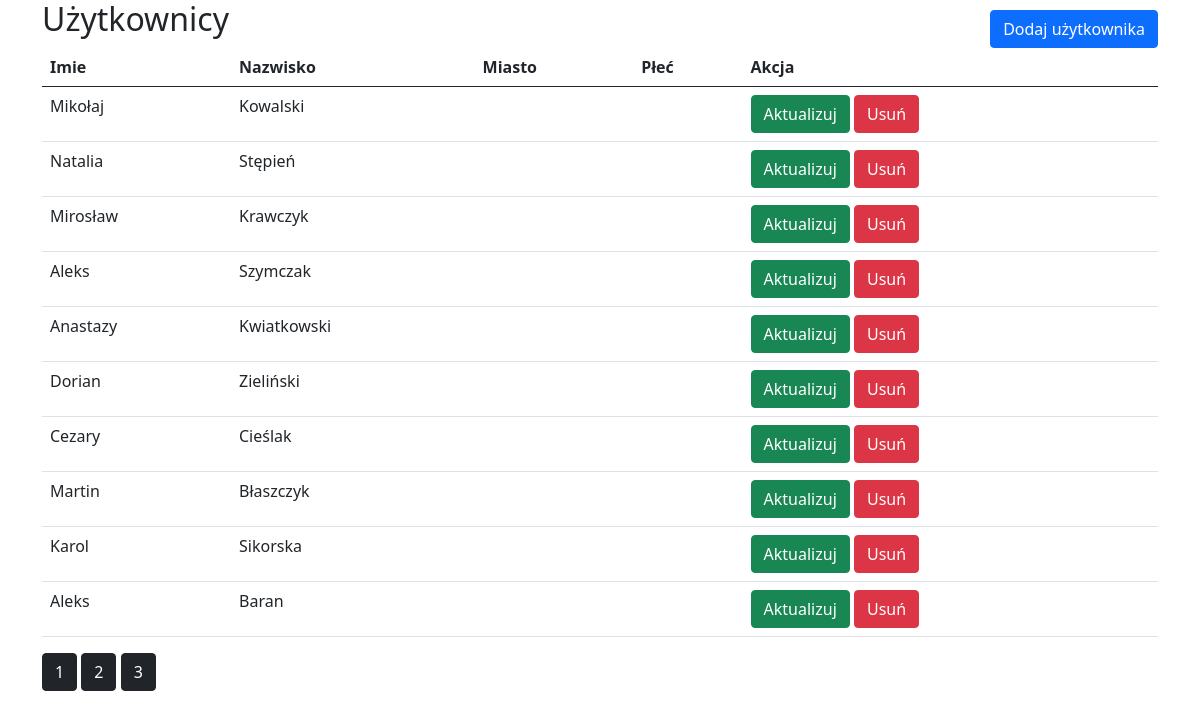
The page /Crud/index.php on the database as committed earlier.
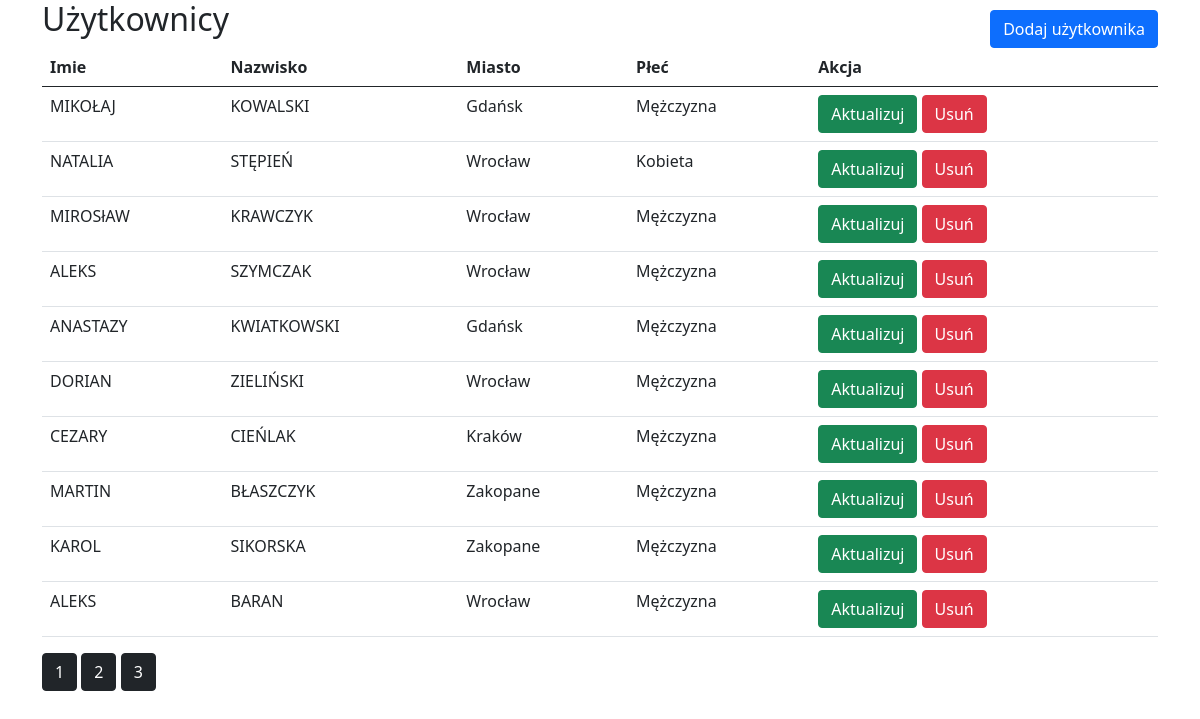
The same page on the database as committed later.
### tables this page shows
CREATE TABLE `customers` (
  `id` int(11) NOT NULL,
  `name` varchar(25) NOT NULL,
  `surname` varchar(25) NOT NULL,
  `city` varchar(30) NOT NULL,
  `fm` varchar(1) NOT NULL
);

### Crud/index.php (the view, shortened to what this page needs)
<?php
	include "config.php";
	$results = 10;
	$sql = "SELECT * FROM customers";
	$execute = mysqli_query($connection,$sql);
	$total_results = mysqli_num_rows($execute);
	$pages = ceil($total_results/$results);
?>
<hmtl>
	<head>
		<link href="https://cdn.jsdelivr.net/npm/bootstrap@5.0.0-beta2/dist/css/bootstrap.min.css" rel="stylesheet">
	</head>
	<body>
		<div class="container">
			<h2>Użytkownicy <a href="create.php" class="button"><input type="button" value="Dodaj użytkownika" class="btn btn-primary"></a></h2>
			<table class="table">
				<thead>
					<tr>
						<th>Imie</th>
						<th>Nazwisko</th>
						<th>Miasto</th>
						<th>Płeć</th>
						<th>Akcja</th>
					</tr>
				</thead>
				<tbody>
					<?php
						if(!isset($_GET['page'])){
							$page=1;
						}
						else{
							$page=$_GET['page'];
						}
						$first_item=($page-1)*$results;
						$sql = "SELECT * FROM customers LIMIT ".$first_item.",".$results;
						$execute = mysqli_query($connection,$sql);
						if(mysqli_num_rows($execute) >0 ){
								while($row=mysqli_fetch_array($execute)){
					?>
					<tr>
						<td><?php echo $row['name'] ?></td>
						<td><?php echo $row['surname'] ?></td>
						<td><?php echo $row['city'] ?></td>
						<td><?php if($row['fm']=='m'){echo "Mężczyzna";}else if($row['fm']=='k'){echo "Kobieta";}?></td>
						<td><a href="update.php?id=<?php echo $row['id'];?>" class="btn btn-success">Aktualizuj</a>&nbsp;<a href="delete.php?id=<?php echo $row['id'];?>" class="btn btn-danger">Usuń</a></td>
					</tr>
					<?php }
						}
					?>
				</tbody>
			</table>
			<?php
				for($page=1;$page<=$pages;$page++){
					echo '<a href="index.php?page='.$page.'" class="btn btn-dark">'.$page.'</a>&nbsp';
				}
			?>
		</div>
	</body>
</html>

### Crud/index.php (style rules this page uses)
.button { float:right; margin-top:10px; }

Rows that differ between the two databases and show on the page:
changed customers: name "Mikołaj" → "MIKOŁAJ"; surname "Kowalski" → "KOWALSKI"; city (not shown) → "Gdańsk"
changed customers: name "Natalia" → "NATALIA"; surname "Stępień" → "STĘPIEŃ"; city (not shown) → "Wrocław"
changed customers: name "Mirosław" → "MIROSłAW"; surname "Krawczyk" → "KRAWCZYK"; city (not shown) → "Wrocław"
changed customers: name "Aleks" → "ALEKS"; surname "Szymczak" → "SZYMCZAK"; city (not shown) → "Wrocław"
changed customers: name "Anastazy" → "ANASTAZY"; surname "Kwiatkowski" → "KWIATKOWSKI"; city (not shown) → "Gdańsk"
changed customers: name "Dorian" → "DORIAN"; surname "Zieliński" → "ZIELIŃSKI"; city (not shown) → "Wrocław"
changed customers: name "Cezary" → "CEZARY"; surname "Cieślak" → "CIEŃLAK"; city (not shown) → "Kraków"
changed customers: name "Martin" → "MARTIN"; surname "Błaszczyk" → "BŁASZCZYK"; city (not shown) → "Zakopane"
changed customers: name "Karol" → "KAROL"; surname "Sikorska" → "SIKORSKA"; city (not shown) → "Zakopane"
changed customers: name "Aleks" → "ALEKS"; surname "Baran" → "BARAN"; city (not shown) → "Wrocław"
